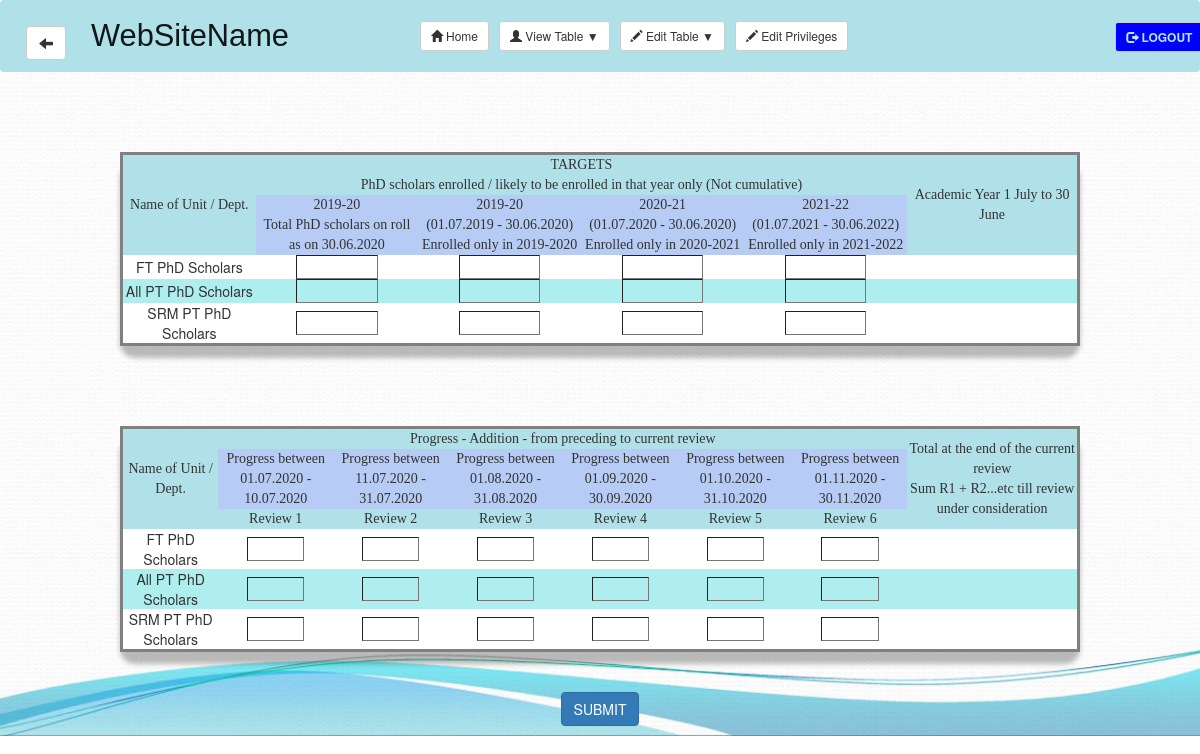
Before: /edittable.php?branch=mechanical (signed in) with the older database file.
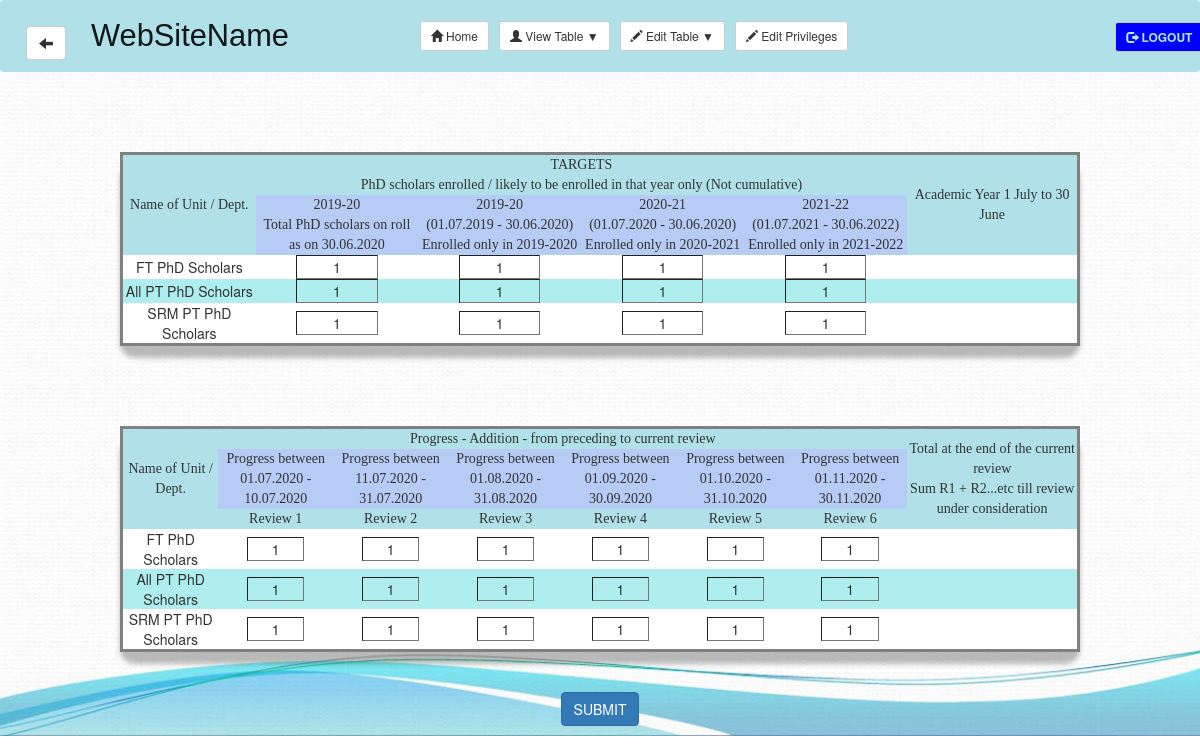
After: the same page with the newer database file.
### tables this page shows
CREATE TABLE `mechanical` (
  `dept_name` text NOT NULL,
  `enrolled_on_30.06` int(1) NOT NULL,
  `enrolled_on_19-20` int(1) NOT NULL,
  `enrolled_on_20-21` int(1) NOT NULL,
  `enrolled_on_21-22` int(1) NOT NULL,
  `review_1` int(1) NOT NULL,
  `review_2` int(1) NOT NULL,
  `review_3` int(1) NOT NULL,
  `review_4` int(1) NOT NULL,
  `review_5` int(1) NOT NULL,
  `review_6` int(1) NOT NULL,
  `sum` int(1) NOT NULL
);

### edittable.php (the view, shortened to what the changed rows need)
<?php include 'config.php';
include 'navbar.php';
$branch = $_GET['branch'];
$sql = "SELECT *  FROM `$branch` WHERE `dept_name` = 'FT PhD'";
$retval = mysqli_query($conn, $sql);
$row=mysqli_fetch_assoc($retval);
$enrolled_FT_30_06 = $row['enrolled_on_30.06'];
$enrolled_FT_19_20 = $row['enrolled_on_19-20'];
$enrolled_FT_20_21 = $row['enrolled_on_20-21'];
$enrolled_FT_21_22 = $row['enrolled_on_21-22'];
$sql = "SELECT *  FROM `$branch` WHERE `dept_name` = 'PT PhD'";
$retval = mysqli_query($conn, $sql);
$row=mysqli_fetch_assoc($retval);
$enrolled_PT_30_06 = $row['enrolled_on_30.06'];
$enrolled_PT_19_20 = $row['enrolled_on_19-20'];
$enrolled_PT_20_21 = $row['enrolled_on_20-21'];
$enrolled_PT_21_22 = $row['enrolled_on_21-22'];
$sql = "SELECT *  FROM `$branch` WHERE `dept_name` = 'SRM PT PhD'";
$retval = mysqli_query($conn, $sql);
$row=mysqli_fetch_assoc($retval);
$enrolled_SRM_30_06 = $row['enrolled_on_30.06'];
$enrolled_SRM_19_20 = $row['enrolled_on_19-20'];
$enrolled_SRM_20_21 = $row['enrolled_on_20-21'];
$enrolled_SRM_21_22 = $row['enrolled_on_21-22'];
$sql = "SELECT * FROM `$branch` WHERE `dept_name` = 'FT PhD'";
$retval = mysqli_query($conn, $sql);
$row=mysqli_fetch_assoc($retval);
$FT_review_1 = $row['review_1'];
$FT_review_2 = $row['review_2'];
$FT_review_3 = $row['review_3'];
$FT_review_4 = $row['review_4'];
$FT_review_5 = $row['review_5'];
$FT_review_6 = $row['review_6'];
$sql = "SELECT * FROM `$branch` WHERE `dept_name` = 'PT PhD'";
$retval = mysqli_query($conn, $sql);
$row=mysqli_fetch_assoc($retval);
$PT_review_1 = $row['review_1'];
$PT_review_2 = $row['review_2'];
$PT_review_3 = $row['review_3'];
$PT_review_4 = $row['review_4'];
$PT_review_5 = $row['review_5'];
$PT_review_6 = $row['review_6'];
$sql = "SELECT * FROM `$branch` WHERE `dept_name` = 'SRM PT PhD'";
$retval = mysqli_query($conn, $sql);
$row=mysqli_fetch_assoc($retval);
$SRM_review_1 = $row['review_1'];
$SRM_review_2 = $row['review_2'];
$SRM_review_3 = $row['review_3'];
$SRM_review_4 = $row['review_4'];
$SRM_review_5 = $row['review_5'];
$SRM_review_6 = $row['review_6'];
$username = $_SESSION['username'];
$sql = "SELECT *  FROM `privilege` WHERE `username` = '$username'";
$retval = mysqli_query($conn, $sql);
$privilege = mysqli_fetch_assoc($retval); ?>
<!DOCTYPE html>
<html>
<head>
	<link rel ="stylesheet" type= "text/css" href= "stylesheets/table.css">
</head>
<body>
	<form action="" method="post">
		<table>
			<tr class="odd">
				<?php if ($privilege['enrolled_on_30.06']) {
					echo '<td><input  type="text" name="enrolled_FT_30_06"
					 value='.$enrolled_FT_30_06.'> </td>';
				}
				else {
					echo '<td><input type="text" style="border:hidden;" name="enrolled_FT_30_06"
					 value='.$enrolled_FT_30_06.' readonly></td>';
				}
				if ($privilege['enrolled_on_19-20']) {
					echo '<td><input  type="text" name="enrolled_FT_19_20"
					 value='.$enrolled_FT_19_20.' > </td>';
				}
				else {
					echo '<td> <input type="text" style="border:hidden;" name="enrolled_FT_19_20"
					 value='.$enrolled_FT_19_20.' readonly></td>';
				}
				if ($privilege['enrolled_on_20-21']) {
					echo '<td><input  type="text" name="enrolled_FT_20_21"
					 value='.$enrolled_FT_20_21.' > </td>';
				}
				else {
					echo '<td> <input type="text" style="border:hidden; "name="enrolled_FT_20_21"
					 value='.$enrolled_FT_20_21.' readonly></td>';
				}
				if ($privilege['enrolled_on_21-22']) {
					echo '<td><input  type="text" name="enrolled_FT_21_22"
					 value='.$enrolled_FT_21_22.' > </td>';
				}
				else {
					echo '<td><input type="text" style="border:hidden;" name="enrolled_FT_21_22"
					 value='.$enrolled_FT_21_22.' readonly></td>';
				} ?>
			</tr>
			<tr class="even">
				<?php if ($privilege['enrolled_on_30.06']) {
					echo '<td><input type="text" name="enrolled_PT_30_06"
					 value='.$enrolled_PT_30_06.'></td>';
				}
				else {
					echo '<td> <input type="text" style="border:hidden;"  name="enrolled_PT_30_06"
					 value='.$enrolled_PT_30_06.' readonly></td>';
				}
				if ($privilege['enrolled_on_19-20']) {
					echo '<td><input  type="text" name="enrolled_PT_19_20"
					 value='.$enrolled_PT_19_20.' > </td>';
				}
				else {
					echo '<td> <input type="text" style="border:hidden;" name="enrolled_PT_19_20"
					 value='.$enrolled_PT_19_20.' readonly></td>';
				}
				if ($privilege['enrolled_on_20-21']) {
					echo '<td><input  type="text" name="enrolled_PT_20_21"
					 value='.$enrolled_PT_20_21.' > </td>';
				}
				else {
					echo '<td> <input type="text" style="border:hidden;" name="enrolled_PT_20_21"
					 value='.$enrolled_PT_20_21.' readonly></td>';
				}
				if ($privilege['enrolled_on_21-22']) {
					echo '<td><input  type="text" name="enrolled_PT_21_22"
					 value='.$enrolled_PT_21_22.' > </td>';
				}
				else {
					echo '<td> <input type="text" style="border:hidden;"  name="enrolled_PT_21_22"
					 value='.$enrolled_PT_21_22.' readonly></td>';
				} ?>
			</tr>
			<tr class="odd">
				<?php
				if ($privilege['enrolled_on_30.06']) {
					echo '<td><input  type="text" name="enrolled_SRM_30_06"
					 value='.$enrolled_SRM_30_06.' > </td>';
				}
				else {
					echo '<td> <input type="text" style="border:hidden;" name="enrolled_SRM_30_06"
					 value='.$enrolled_SRM_30_06.' readonly></td>';
				}
				if ($privilege['enrolled_on_19-20']) {
					echo '<td><input  type="text" name="enrolled_SRM_19_20"
					 value='.$enrolled_SRM_19_20.' > </td>';
				}
				else {
					echo '<td> <input type="text" style="border:hidden;" name="enrolled_SRM_19_20"
					 value='.$enrolled_SRM_19_20.' readonly></td>';
				}
				if ($privilege['enrolled_on_20-21']) {
					echo '<td><input  type="text" name="enrolled_SRM_20_21"
					 value='.$enrolled_SRM_20_21.' > </td>';
				}
				else {
					echo '<td> <input type="text" style="border:hidden;"  name="enrolled_SRM_20_21"
					 value='.$enrolled_SRM_20_21.' readonly></td>';
				}
				if ($privilege['enrolled_on_21-22']) {
					echo '<td><input  type="text" name="enrolled_SRM_21_22"
					 value='.$enrolled_SRM_21_22.' > </td>';
				}
				else {
					echo '<td> <input type="text" style="border:hidden;" name="enrolled_SRM_21_22"
					 value='.$enrolled_SRM_21_22.' readonly></td>';
				} ?>
			</tr>
		</table>
		<table>
			<tr class="odd">
				<?php if ($privilege['review_1']) {
					echo '<td><input type="text" name="FT_review_1" value='.$FT_review_1.'></td>';
				}
				else {
					echo '<td><input type="text" style="border:hidden;" name="FT_review_1"
					 value='.$FT_review_1.' readonly></td>';
				}
				if ($privilege['review_2']) {
					echo '<td><input  type="text" name="FT_review_2" value='.$FT_review_2.'></td>';
				}
				else {
					echo '<td><input type="text" style="border:hidden;" name="FT_review_2"
					 value='.$FT_review_2.' readonly></td>';
				}
				if ($privilege['review_3']) {
					echo '<td><input  type="text" name="FT_review_3" value='.$FT_review_3.' > </td>';
				}
				else {
					echo '<td> <input type="text" style="border:hidden;" name="FT_review_3"
					 value='.$FT_review_3.' readonly></td>';
				}
				if ($privilege['review_4']) {
					echo '<td><input type="text" name="FT_review_4" value='.$FT_review_4.'></td>';
				}
				else {
					echo '<td> <input type="text" style="border:hidden;" name="FT_review_4"
					 value='.$FT_review_4.' readonly></td>';
				}
				if ($privilege['review_5']) {
					echo '<td><input type="text" name="FT_review_5" value='.$FT_review_5.'></td>';
				}
				else {
					echo '<td> <input type="text" style="border:hidden;" name="FT_review_5"
					 value='.$FT_review_5.' readonly></td>';
				}
				if ($privilege['review_6']) {
					echo '<td><input type="text" name="FT_review_6" value='.$FT_review_6.'></td>';
				}
				else {
					echo '<td> <input type="text" style="border:hidden;" name="FT_review_6"
					 value='.$FT_review_6.' readonly></td>';
				} ?>
			</tr>
			<tr class="even">
				<?php if ($privilege['review_1']) {
					echo '<td><input type="text" name="PT_review_1" value='.$PT_review_1.'></td>';
				}
				else {
					echo '<td> <input type="text" style="border:hidden;" name="PT_review_1"
					 value='.$PT_review_1.' readonly></td>';
				}
				if ($privilege['review_2']) {
					echo '<td><input type="text" name="PT_review_2" value='.$PT_review_2.'></td>';
				}
				else {
					echo '<td> <input type="text" style="border:hidden;" name="PT_review_2"
					 value='.$PT_review_2.' readonly></td>';
				}
				if ($privilege['review_3']) {
					echo '<td><input  type="text" name="PT_review_3" value='.$PT_review_3.' > </td>';
				}
				else {
					echo '<td> <input type="text" style="border:hidden;" name="PT_review_3"
					 value='.$PT_review_3.' readonly></td>';
				}
				if ($privilege['review_4']) {
					echo '<td><input  type="text" name="PT_review_4" value='.$PT_review_4.' > </td>';
				}
				else {
					echo '<td> <input type="text" style="border:hidden;" name="PT_review_4"
					 value='.$PT_review_4.' readonly></td>';
				}
				if ($privilege['review_5']) {
					echo '<td><input  type="text" name="PT_review_5" value='.$PT_review_5.' > </td>';
				}
				else {
					echo '<td> <input type="text" style="border:hidden;" name="PT_review_5"
					 value='.$PT_review_5.' readonly></td>';
				}
				if ($privilege['review_6']) {
					echo '<td><input  type="text" name="PT_review_6" value='.$PT_review_6.' > </td>';
				}
				else {
					echo '<td> <input type="text" style="border:hidden;"  name="PT_review_6"
					 value='.$PT_review_6.' readonly></td>';
				}
				?>
			</tr>
			<tr class="odd">
				<?php if ($privilege['review_1']) {
					echo '<td><input  type="text" name="SRM_review_1" value='.$SRM_review_1.' > </td>';
				}
				else {
					echo '<td> <input type="text" style="border:hidden;" name="SRM_review_1"
					 value='.$SRM_review_1.' readonly></td>';
				}
				if ($privilege['review_2']) {
					echo '<td><input  type="text" name="SRM_review_2" value='.$SRM_review_2.' > </td>';
				}
				else {
					echo '<td> <input type="text" style="border:hidden;"name="SRM_review_2"
					 value='.$SRM_review_2.' readonly></td>';
				}
				if ($privilege['review_3']) {
					echo '<td><input  type="text" name="SRM_review_3" value='.$SRM_review_3.' > </td>';
				}
				else {
					echo '<td> <input type="text" style="border:hidden;"  name="SRM_review_3"
					 value='.$SRM_review_3.' readonly></td>';
				}
				if ($privilege['review_4']) {
					echo '<td><input  type="text" name="SRM_review_4" value='.$SRM_review_4.' > </td>';
				}
				else {
					echo '<td> <input type="text" style="border:hidden;" name="SRM_review_4"
					 value='.$SRM_review_4.' readonly></td>';
				}
				if ($privilege['review_5']) {
					echo '<td><input  type="text" name="SRM_review_5" value='.$SRM_review_5.' > </td>';
				}
				else {
					echo '<td> <input type="text" style="border:hidden;" name="SRM_review_5"
					 value='.$SRM_review_5.' readonly></td>';
				}
				if ($privilege['review_6']) {
					echo '<td><input  type="text" name="SRM_review_6" value='.$SRM_review_6.' > </td>';
				}
				else {
					echo '<td> <input type="text" style="border:hidden;" name="SRM_review_6"
					 value='.$SRM_review_6.' readonly></td>';
				} ?>
			</tr>
		</table>
	</form>
</body>
</html>

Changed rows visible on the page:
added mechanical: enrolled_FT_30_06 "1", enrolled_FT_19_20 "1", enrolled_FT_20_21 "1", enrolled_FT_21_22 "1", FT_review_1 "1", FT_review_2 "1", FT_review_3 "1", FT_review_4 "1", FT_review_5 "1", FT_review_6 "1"
added mechanical: enrolled_PT_30_06 "1", enrolled_PT_19_20 "1", enrolled_PT_20_21 "1", enrolled_PT_21_22 "1", PT_review_1 "1", PT_review_2 "1", PT_review_3 "1", PT_review_4 "1", PT_review_5 "1", PT_review_6 "1"
added mechanical: enrolled_SRM_30_06 "1", enrolled_SRM_19_20 "1", enrolled_SRM_20_21 "1", enrolled_SRM_21_22 "1", SRM_review_1 "1", SRM_review_2 "1", SRM_review_3 "1", SRM_review_4 "1", SRM_review_5 "1", SRM_review_6 "1"
